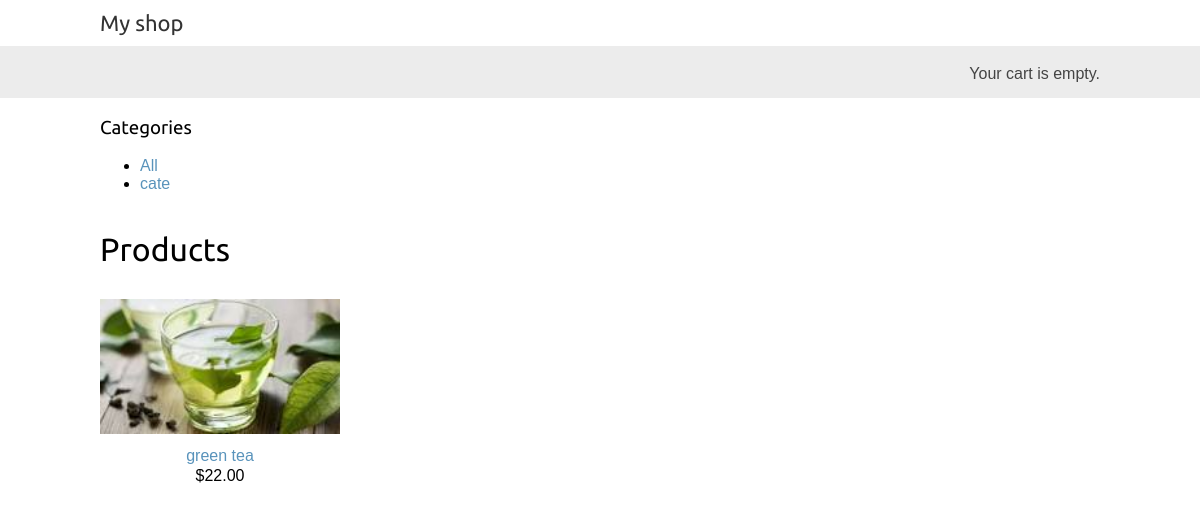
The page / on the database its author committed.
### shop/models.py (models this page shows, shortened)
class Category(models.Model):
    name = models.CharField(max_length=200, db_index=True)
    slug = models.SlugField(max_length=200, unique=True)
    class Meta:
        ordering = ('name',)
        verbose_name = 'category'
        verbose_name_plural = 'categories'
    def get_absolute_url(self):
        return reverse('shop:product_list_by_category', args=[self.slug])

class Product(models.Model):
    category = models.ForeignKey(Category, related_name='products', on_delete=models.CASCADE)
    name = models.CharField(max_length=200, db_index=True)
    slug = models.SlugField(max_length=200, db_index=True)
    image = models.ImageField(upload_to='products/%Y/%m/%d', blank=True)
    description = models.TextField(blank=True)
    price = models.DecimalField(max_digits=10, decimal_places=2)
    available = models.BooleanField(default=True)
    created = models.DateTimeField(auto_now_add=True)
    updated = models.DateTimeField(auto_now=True)
    class Meta:
        ordering = ('name',)
        index_together = (('id', 'slug'),)
    def get_absolute_url(self):
        return reverse('shop:product_detail', args=[self.id, self.slug])

### shop/views.py (the view)
# urls.py: path('', views.product_list, name='product_list'),
def product_list(request, category_slug=None):
    category = None
    categories = Category.objects.all()
    products = Product.objects.filter(available=True)
    if category_slug:
        category = get_object_or_404(Category, slug=category_slug)
        products = products.filter(category=category)
    return render(request, 'shop/product/list.html',
                  {'category': category, 'categories': categories, 'products': products})

### cart/cart.py (called while the page is built)
    def __len__(self):
        return sum(item['quantity'] for item in self.cart.values())

### cart/context_processors.py (called while the page is built)
def cart(request):
    return {'cart': Cart(request)}

### shop/templates/shop/product/list.html (shortened to what this page needs)
{% extends "shop/base.html" %}
{% load static %}
{% block content %}
    <div class="sidebar">
        <h3>Categories</h3>
        <ul>
            <li {% if not category %} class="selected" {% endif %}>
                <a href="{% url "shop:product_list" %}">All</a>
            </li>
            {% for c in categories %}
                <li {% if category.slug == c.slug %} class="selected"{% endif %}>
                    <a href="{{ c.get_absolute_url }}">{{ c.name }}</a>
                </li>
            {% endfor %}
        </ul>
    </div>
    <div id="main" class="product-list">
        <h1>{% if category %}
            {{ category.name }}
        {% else %}
            Products
        {% endif %}</h1>
        {% for product in products %}
            <div class="item">
                <a href="{{ product.get_absolute_url }}">
                    <img src="{% if product.image %}{{ product.image.url }}
                {% else %}
                    {% static "img/no_image.png" %}
                {% endif %}" alt="">
                </a>
                <a href="{{ product.get_absolute_url }}">{{ product.name }}</a>
                <br>
                ${{ product.price }}
            </div>
        {% endfor %}
    </div>
{% endblock %}

### shop/static/css/base.css (style rules this page uses)
body { margin:0; padding:0; font-family:helvetica, sans-serif; }
h1, h2, h3, h4, h5 , h6 { font-family: 'Ubuntu', sans-serif; font-weight:normal; }
a { text-decoration:none; color:#5993bb; }
#main { float:left; width: 96%; margin-right:-220px; overflow:hidden; }
.product-list .item { width:25%; padding:10px 20px 10px 0; float:left; text-align:center; line-height:1.2; }
.product-list .item img { width:100%; margin-bottom:8px; }

### rows shown on the page
Category: name "cate"
Product: image (picture), name "green tea", price "22.00"
